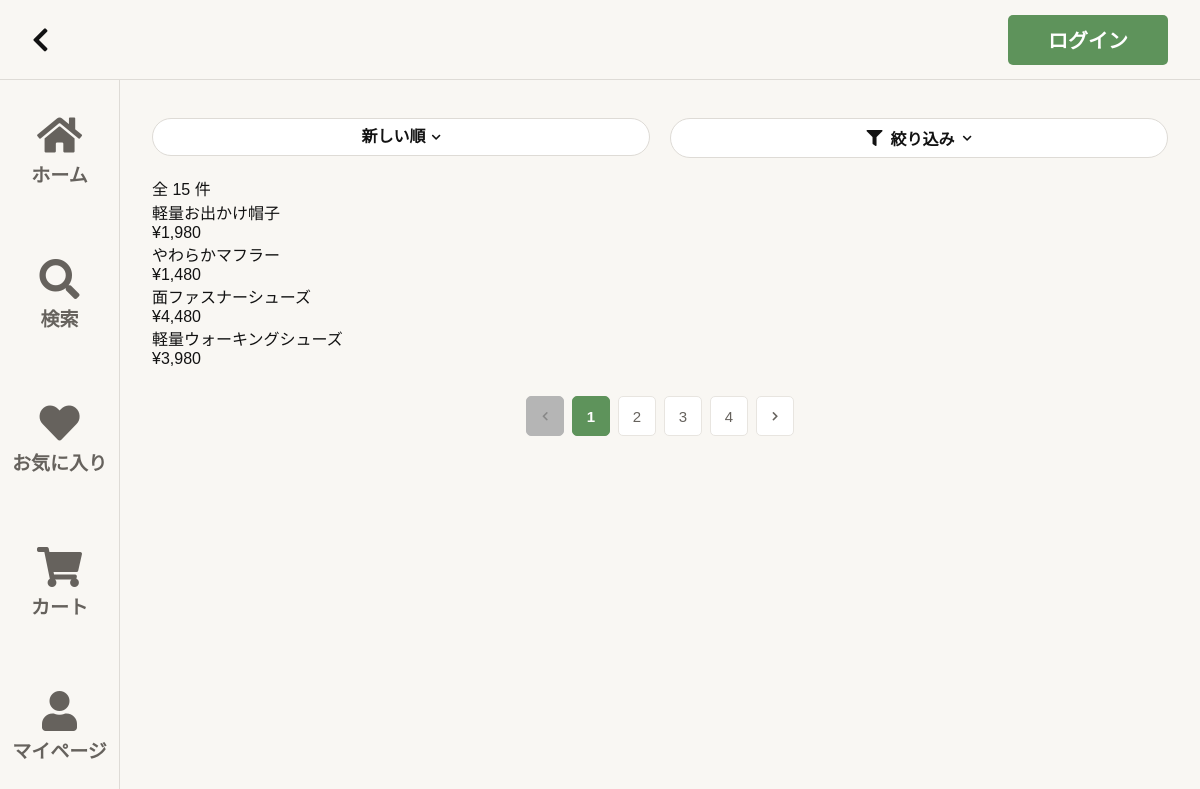
The app's page /public/user/products.php with its own data.
### tables this page shows
CREATE TABLE `products` (
    `product_id` INT NOT NULL AUTO_INCREMENT,
    `product_name` VARCHAR(30) NOT NULL,
    `category` VARCHAR(10) NOT NULL,
    `product_price` INT NOT NULL,
    `description` VARCHAR(100) NOT NULL,
    `image` VARCHAR(100) NULL DEFAULT NULL,
    `created_at` DATE NOT NULL,
    `is_deleted` BOOLEAN NOT NULL DEFAULT FALSE,
    PRIMARY KEY (`product_id`)
);

### app/products/options.php (called while the page is built)
<?php
function getProductCategories(): array
{
    return ['トップス', 'ボトムス', 'アウター', 'シューズ', 'その他・小物'];
}
function getProductSortOptions(): array
{
    return [
        'newest' => '新しい順', 'oldest' => '古い順',
        'recommended' => 'おすすめ順',
        'stock_desc' => '在庫数が多い順', 'stock_asc' => '在庫数が少ない順',
    ];
}

### app/products/conditions.php (called while the page is built, shortened)
<?php
require_once __DIR__ . '/options.php';
function normalizeProductConditions(array $input, array $settings = []): array
{
    $sortOptions = getProductSortOptions();
    $allowedSorts = $settings['sorts'] ?? array_keys($sortOptions);
    $allowedSorts = array_values(array_intersect($allowedSorts, array_keys($sortOptions)));
    $sort = is_string($input['sort'] ?? null) ? $input['sort'] : '';
    if (!in_array($sort, $allowedSorts, true)) $sort = $allowedSorts[0];
    $keyword = is_string($input['keyword'] ?? null) ? trim($input['keyword']) : '';
    $category = is_string($input['category'] ?? null) ? $input['category'] : '';
    if (!in_array($category, getProductCategories(), true)) $category = '';
    $perPages = $settings['perPages'] ?? [5, 8];
    $perPages = array_values(array_filter($perPages, static function ($count) {
        return is_int($count) && $count >= 1 && $count <= 100;
    }));
    $defaultCount = $settings['defaultPerPage'] ?? 8;
    $requested = is_scalar($input['per_page'] ?? null)
        ? filter_var($input['per_page'], FILTER_VALIDATE_INT) : false;
    $perPage = in_array($requested, $perPages, true) ? $requested : $defaultCount;
    $requestedPage = is_scalar($input['page'] ?? null)
        ? filter_var($input['page'], FILTER_VALIDATE_INT) : false;
    $minPrice = null;
    $maxPrice = null;
    if ($settings['priceFilter'] ?? false) {
        $prices = [];
        foreach (['min_price' => 0, 'max_price' => 100000] as $key => $default) {
            $value = $input[$key] ?? null;
            $number = is_scalar($value)
                ? filter_var($value, FILTER_VALIDATE_INT)
                : false;
            $prices[$key] = $number === false
                ? $default
                : max(0, min(100000, $number));
        }
        $minPrice = min($prices['min_price'], $prices['max_price']);
        $maxPrice = max($prices['min_price'], $prices['max_price']);
    }
    return [
        'keyword' => $keyword, 'sort' => $sort, 'category' => $category,
        'perPage' => $perPage, 'page' => max(1, $requestedPage ?: 1),
        'minPrice' => $minPrice,'maxPrice' => $maxPrice,
    ];
}

### app/products/search.php (called while the page is built, shortened)
<?php
require_once __DIR__ . '/conditions.php';
function searchProducts(PDO $pdo, array $input, array $settings = []): array
{
    $criteria = normalizeProductConditions($input, $settings);
    $keyword = $criteria['keyword'];
    $category = $criteria['category'];
    $perPage = $criteria['perPage'];
    $orderByOptions = [
        'newest' => 'p.created_at DESC, p.product_id DESC',
        'oldest' => 'p.created_at ASC, p.product_id ASC',
        'recommended' => '(r.average_rating IS NULL) ASC, r.average_rating DESC, p.created_at DESC, p.product_id DESC',
        'stock_desc' => 'total_stock DESC, p.product_id DESC',
        'stock_asc' => 'total_stock ASC, p.product_id DESC',
    ];
    $conditions = ['p.is_deleted = FALSE'];
    $params = [];
    if ($criteria['minPrice'] !== null) {
        $conditions[] = 'p.product_price >= ?';
        $params[] = $criteria['minPrice'];
    }
    if ($criteria['maxPrice'] !== null) {
        $conditions[] = 'p.product_price <= ?';
        $params[] = $criteria['maxPrice'];
    }
    $where = ' WHERE ' . implode(' AND ', $conditions);
    $stmt = $pdo->prepare('SELECT COUNT(*) FROM products p' . $where);
    $stmt->execute($params);
    $totalCount = (int) $stmt->fetchColumn();
    $totalPages = max(1, (int) ceil($totalCount / $perPage));
    $page = min($totalPages, $criteria['page']);
    $offset = ($page - 1) * $perPage;
    $sql = 'SELECT p.product_id, p.product_name, p.product_price,
                   p.category, p.description, p.image, p.created_at,
                   COALESCE(s.total_stock, 0) AS total_stock,
                   r.average_rating
            FROM products p
            LEFT JOIN (
                SELECT product_id, SUM(stock_quantity) AS total_stock
                FROM product_details GROUP BY product_id
            ) s ON p.product_id = s.product_id
            LEFT JOIN (
                SELECT product_id, AVG(rating) AS average_rating
                FROM reviews GROUP BY product_id
            ) r ON p.product_id = r.product_id'
        . $where . ' ORDER BY ' . $orderByOptions[$criteria['sort']]
        . ' LIMIT ' . $perPage . ' OFFSET ' . $offset;
    $stmt = $pdo->prepare($sql);
    $stmt->execute($params);
    return array_merge($criteria, [
        'page' => $page, 'totalCount' => $totalCount, 'totalPages' => $totalPages,
        'products' => $stmt->fetchAll(PDO::FETCH_ASSOC),
    ]);
}

### public/user/products.php (the view, shortened to what this page needs)
<?php
require_once __DIR__ . '/../../app/db.php';
require_once __DIR__ . '/../../app/products/search.php';
require_once __DIR__ . '/../../app/views/components/list/sort.php';
require_once __DIR__ . '/../../app/views/components/list/filter.php';
require_once __DIR__ . '/../../app/views/components/list/pagination.php';
$result = searchProducts($pdo, $_GET, [
    'sorts' => ['newest','oldest','recommended'],
    'perPages' => [4],
    'defaultPerPage' => 4,
    'priceFilter' =>true
]);
$products = $result['products'];
$totalCount = $result['totalCount'];
?>
<!DOCTYPE html>
<html lang="en">
<head>
    <link rel="stylesheet" href="../css/common.css">
    <link rel="stylesheet" href="../css/common-list.css">
    <link rel="stylesheet" href="https://cdnjs.cloudflare.com/ajax/libs/font-awesome/5.15.4/css/all.min.css">
</head>
<body class="has-header has-footer">
    <?php
    require __DIR__ . '/../../app/views/layouts/header.php';
    ?>
    <main class="c-list-page">
        <form action="products.php" method="get" class="c-list-form" data-list-form>
            <div class="c-list-controls">
    </div>
        </form>
        <p>全 <?= number_format($totalCount) ?> 件</p>
        <?php foreach ($products as $product): ?>
        <div>
            <p>
                <?= htmlspecialchars(
                    $product['product_name'],
                    ENT_QUOTES,
                    'UTF-8'
                ) ?>
            </p>
            <p>
                ¥<?= number_format($product['product_price']) ?>
            </p>
        </div>
        <?php endforeach; ?>
    </main>
    <?php
    require_once __DIR__ . '/../../app/views/layouts/footer.php';
    ?>
</body>
</html>

### public/css/common.css (style rules this page uses)
* { margin: 0; padding: 0; box-sizing: border-box; }
body { background-color: #F9F7F3; font-family: "Yu Gothic", sans-serif; }

### public/css/common-list.css (style rules this page uses)
.c-list-page { min-width: 0; padding: 16px 12px 20px; box-sizing: border-box; color: #121212; font-size: 14px; }
.c-list-page *, .c-list-page *::before, .c-list-page *::after { box-sizing: border-box; }
.c-list-page > form, .c-list-page > div, .c-list-page > nav { width: 100%; max-width: 1100px; min-width: 0; margin-right: auto; margin-left: auto; }
.c-list-form { margin-top: 0; margin-bottom: 18px; }
.c-list-controls { display: flex; align-items: flex-start; gap: 12px; margin-top: 14px; }
@media (min-width: 768px) { .c-list-page { padding: 24px 32px; font-size: 16px; } }
@media (min-width: 768px) { .c-list-controls { gap: 20px; } }

### public/css/layouts.css (style rules this page uses)
body.has-header { padding-top: 80px; }
body.has-footer { padding-bottom: calc(132px + env(safe-area-inset-bottom, 0px)); }
@media (min-width: 768px) { body.has-footer { padding-bottom: 0px; padding-left: 0px; } }
@media (min-width: 768px) { body.has-footer main { margin-left: 120px; } }
@media (min-width: 768px) { body.has-header { padding-left: 0; } }

### records on screen
products: product_name "軽量お出かけ帽子", product_price "1,980"
products: product_name "やわらかマフラー", product_price "1,480"
products: product_name "面ファスナーシューズ", product_price "4,480"
products: product_name "軽量ウォーキングシューズ", product_price "3,980"

### other values on screen
listEscape($options[$selected] ?? '') "新しい順"
$totalCount "15"
